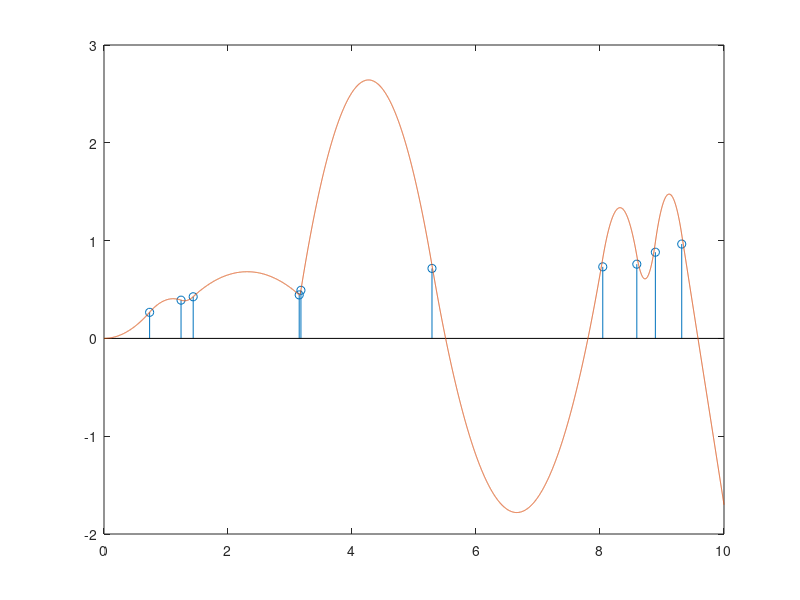
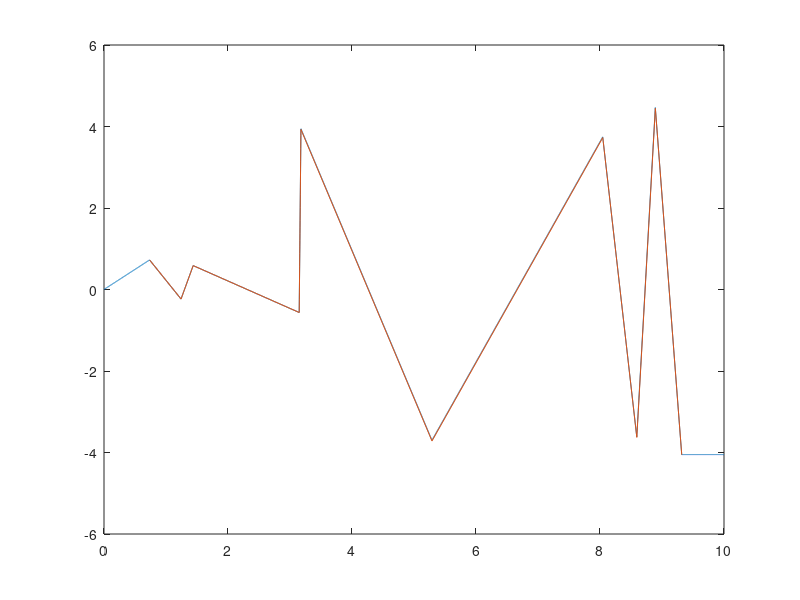
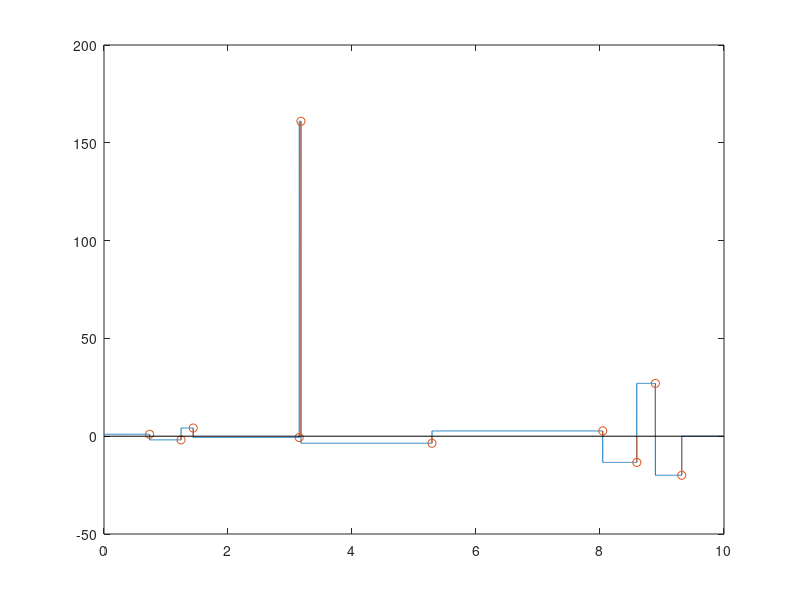

The MATLAB script that drew these images, in order:
% Roughness experiment
n_x = 10;
x_span = 10;
v_x = sort(x_span*rand(n_x, 1));
v_y = sort(rand(n_x, 1));

m_Dr = diag([v_x(1); diff(v_x)]);
m_Ls  = zeros(n_x); % for the second derivative
for ii = 1:n_x
    m_Ls(ii:end, ii) = m_Dr(ii,ii);
end

m_Lf = m_Dr/2; % for the first derivative
for ii = 1:n_x-1
    m_Lf(ii+1:end, ii) = m_Lf(ii+1, ii+1)+m_Lf(ii, ii);
end

m_Lsi = inv(m_Ls);
m_Lfi = inv(m_Lf);

m_M = (m_Lfi'*m_Lsi')*m_Dr*(m_Lsi*m_Lfi);
roughness = 1/2*v_y'*m_M*v_y;


n_samples = 10000;
vus_x = linspace(0, x_span, n_samples); %uniform samples of x
stepsize = mean(diff(vus_x));
v_yf = m_Lf\v_y; %first derivative
v_ys = m_Ls\v_yf;  %second derivative
vus_ys = zeros(size(vus_x));
for ii = n_x:-1:1
    vus_ys(vus_x<=v_x(ii))=v_ys(ii);
end
vus_yf = cumsum(stepsize*vus_ys);
vus_y  = cumsum(stepsize*vus_yf);

figure(1001); clf
stem(v_x, v_y);
hold on
plot(vus_x, vus_y)

figure(1002); clf
plot(vus_x, vus_yf); hold on
plot(v_x, v_yf);

figure(1003); clf
plot(vus_x, vus_ys); hold on
stem(v_x, v_ys);